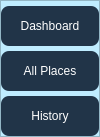
        <widget class="QFrame" name="frame_left_menu">
         <property name="enabled">
          <bool>true</bool>
         </property>
         <property name="sizePolicy">
          <sizepolicy hsizetype="Preferred" vsizetype="Preferred">
           <horstretch>0</horstretch>
           <verstretch>0</verstretch>
          </sizepolicy>
         </property>
         <property name="minimumSize">
          <size>
           <width>100</width>
           <height>0</height>
          </size>
         </property>
         <property name="maximumSize">
          <size>
           <width>70</width>
           <height>16777215</height>
          </size>
         </property>
         <property name="styleSheet">
          <string notr="true">background-color: rgb(191, 236, 255);</string>
         </property>
         <property name="frameShape">
          <enum>QFrame::StyledPanel</enum>
         </property>
         <property name="frameShadow">
          <enum>QFrame::Raised</enum>
         </property>
         <layout class="QVBoxLayout" name="verticalLayout_3">
          <property name="leftMargin">
           <number>0</number>
          </property>
          <property name="topMargin">
           <number>0</number>
          </property>
          <property name="rightMargin">
           <number>0</number>
          </property>
          <property name="bottomMargin">
           <number>0</number>
          </property>
          <item alignment="Qt::AlignTop">
           <widget class="QFrame" name="frame_top_menus">
            <property name="styleSheet">
             <string notr="true">#btn_page_1, #btn_page_2, #btn_page_3 {
	color: rgb(255, 255, 255);
	background-color: rgb(33, 52, 72);
	border: 0px solid;
	border-radius: 8px;
	padding: 6px 12px;
}
#btn_page_1:hover, #btn_page_2:hover, #btn_page_3:hover {
	background-color: rgb(85, 170, 255);
}</string>
            </property>
            <property name="frameShape">
             <enum>QFrame::NoFrame</enum>
            </property>
            <property name="frameShadow">
             <enum>QFrame::Raised</enum>
            </property>
            <layout class="QVBoxLayout" name="verticalLayout_4">
             <property name="spacing">
              <number>5</number>
             </property>
             <property name="leftMargin">
              <number>0</number>
             </property>
             <property name="topMargin">
              <number>5</number>
             </property>
             <property name="rightMargin">
              <number>0</number>
             </property>
             <property name="bottomMargin">
              <number>0</number>
             </property>
             <item>
              <widget class="QPushButton" name="btn_page_1">
               <property name="minimumSize">
                <size>
                 <width>0</width>
                 <height>40</height>
                </size>
               </property>
               <property name="styleSheet">
                <string notr="true"/>
               </property>
               <property name="text">
                <string>Dashboard</string>
               </property>
              </widget>
             </item>
             <item>
              <widget class="QPushButton" name="btn_page_2">
               <property name="minimumSize">
                <size>
                 <width>0</width>
                 <height>40</height>
                </size>
               </property>
               <property name="styleSheet">
                <string notr="true"/>
               </property>
               <property name="text">
                <string>All Places</string>
               </property>
              </widget>
             </item>
             <item>
              <widget class="QPushButton" name="btn_page_3">
               <property name="minimumSize">
                <size>
                 <width>0</width>
                 <height>40</height>
                </size>
               </property>
               <property name="styleSheet">
                <string notr="true"/>
               </property>
               <property name="text">
                <string>History</string>
               </property>
              </widget>
             </item>
            </layout>
           </widget>
          </item>
         </layout>
        </widget>
